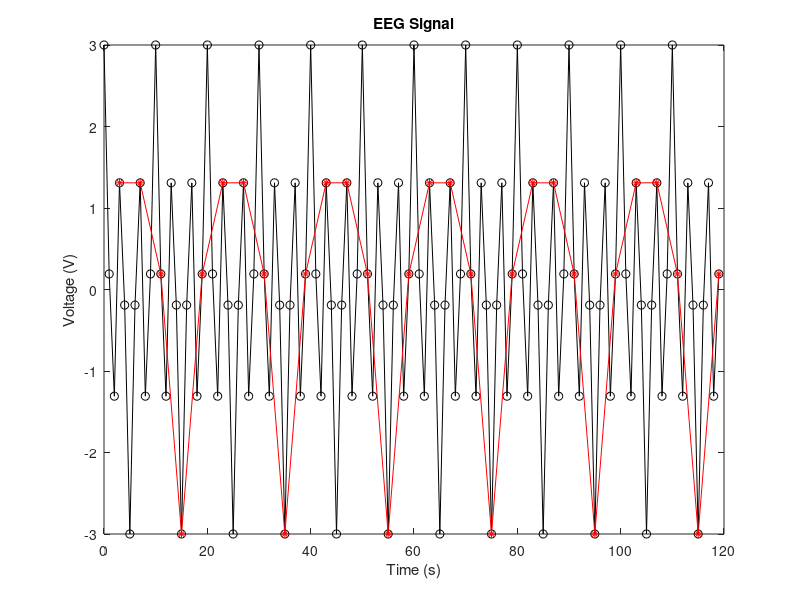
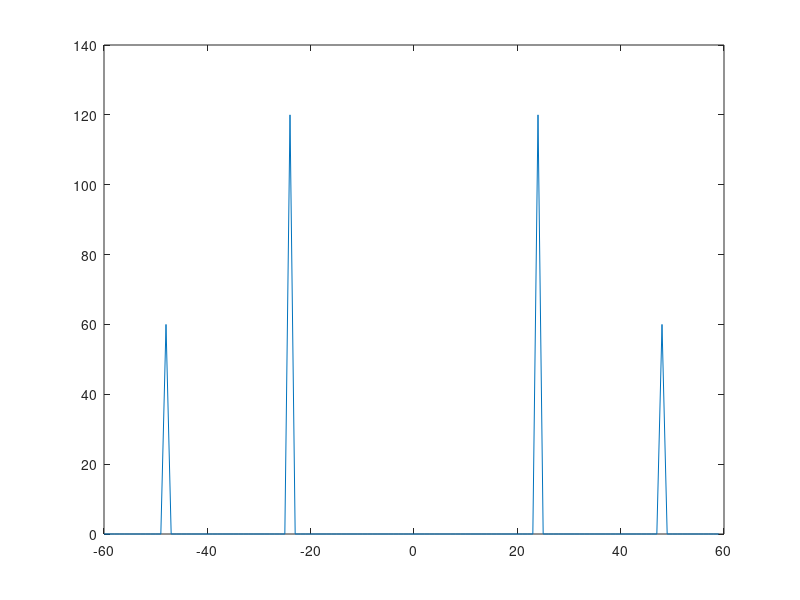
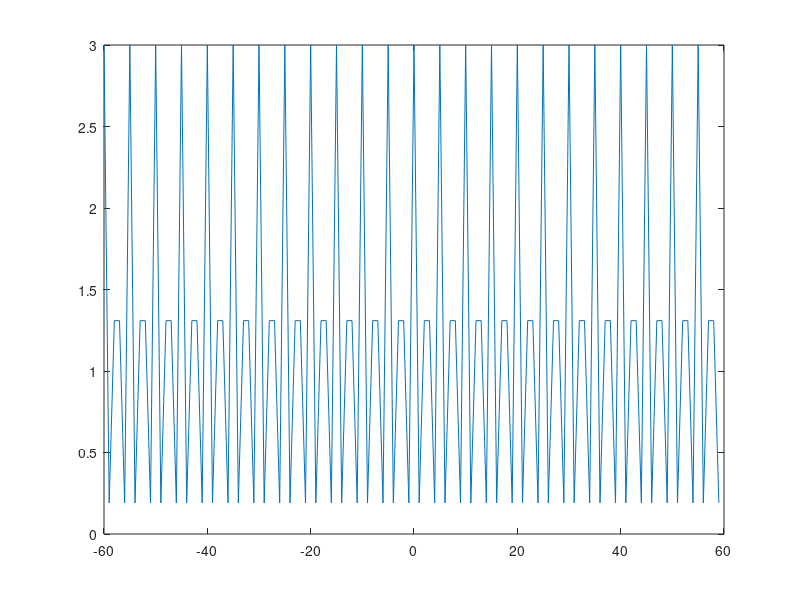

These charts were generated, in order, by the following MATLAB code:
clear; clc; close all;

%%
load('myMeasurements.mat')
figure();
plot(time, sig, 'ko-')
hold on;
time_subsampled = time(4:4:end);
sig_subsampled = sig(4:4:end);
plot(time_subsampled, sig_subsampled, 'r*-')
xlabel('Time (s)')
ylabel('Voltage (V)')
title('EEG Signal')

%%
N = length(sig);
N_space = linspace(-N/2, (N/2)-1, N); 
F_sig = fft(sig);
F_shift_sig = fftshift(sig);
size(F_sig)
size(F_shift_sig)
figure();
plot(N_space, abs(F_sig))
figure();
plot(N_space, abs(F_shift_sig))